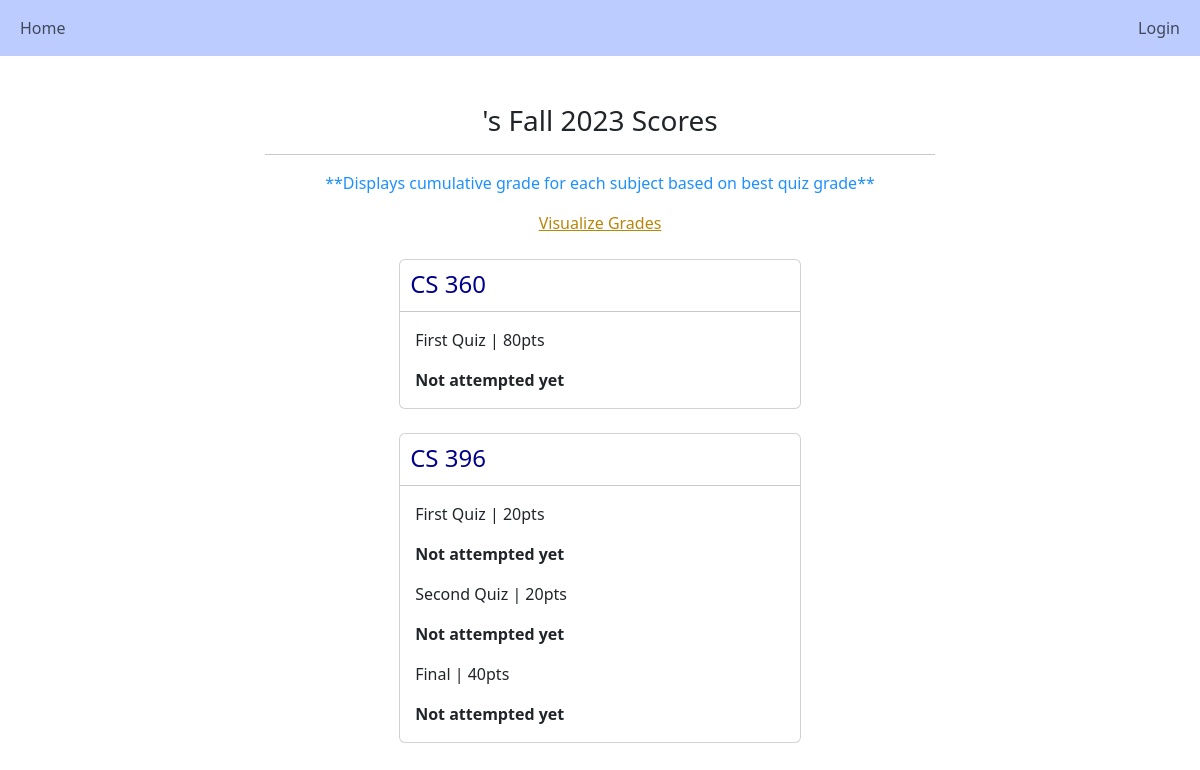
Page /ind_scores/ on the committed database.
### main/models.py (models this page shows, shortened)
class Semester(models.Model):
    name = models.CharField(max_length=255, default="")
    is_current = models.BooleanField(default=True)

class Subject(models.Model):
    title = models.CharField(blank=True, max_length=255)
    teacher = models.ForeignKey(User, null=True, on_delete=models.CASCADE)
    semester = models.ForeignKey(Semester, null=True, on_delete=models.CASCADE)

class Quiz(models.Model):
    subject = models.ForeignKey(Subject, null=True, related_name="quizzes", on_delete=models.CASCADE)
    title = models.CharField(max_length=255)
    weight = models.DecimalField(null=True, max_digits=5, decimal_places=0)
    max_attempts = models.IntegerField(default=3)

### main/views.py (the view, shortened to what this page needs)
# urls.py: path('ind_scores/', views.ind_scores, name="ind_scores"),
def ind_scores(request):
    cursem = Semester.objects.get(is_current=True)
    subjects = Subject.objects.filter(semester=cursem)
    student = request.user
    percentiles = []
    dic = []
    for subject in subjects:
        num = Grade.objects.filter(subject=subject).count() #number of grades in a particular subject
        rank = 0
        grades = Grade.objects.filter(subject=subject).order_by('score')
        for grade in grades:
            rank += 1
    grades = Grade.objects.all()
    for subject in subjects:
        for quiz in subject.quizzes.all():
            highest_score = 0
            count = 0
            for attempt in quiz.attempts.all():
                if attempt.student == student:
                    count += 1
                    if attempt.score > highest_score:
                        highest_score = attempt.score
            dic.append({
                "subject":subject,
                "quiz":quiz,
                "highest_score":highest_score,
                "count":count
            })
    return render(request, 'main/scores/ind_scores.html', {"dic":dic, "subjects":subjects, "student":student, "grades":grades, "cursem":cursem, "percentiles":percentiles})

### main/templates/main/scores/ind_scores.html (shortened to what this page needs)
{% extends 'main/base.html' %}
{% load crispy_forms_tags %}
{% load grade_tags %}
{% block content %}
<br>
<div style="width: 60%; margin:auto">
    <h3 style="text-align:center">{{student.get_short_name}}'s {{cursem.name}} Scores</h3>
    <hr>
    <p style="color:dodgerblue; text-align:center">**Displays cumulative grade for each subject based on best quiz grade**</p>
    <a href="{% url 'grade_chart' %}" style="display:block; text-align:center; color:darkgoldenrod">Visualize Grades</a><br>
    {% for subject in subjects %}
    <div class="card" style="width:60%; margin:auto">
        <div style="display:flex; padding:10px; height:35px">
            <h4 style="margin-right:20px; color:darkblue">{{subject.title}}</h4>
        </div>
        <hr>
        <div style="margin-left:15px">
            {% for item in dic %}
            {% if item.subject == subject and item.quiz in subject.quizzes.all %}
                <p style="font-size:medium">{{item.quiz.title}} | {{item.quiz.weight}}pts</p>
                {% if item.count != 0 %}
                <p style="font-weight:bold">{{item.highest_score}}%</p>
                {% else %}
                <p style="font-weight:bold">Not attempted yet</p>
                {% endif %}
            {% endif %}
        {% endfor %}
        </div>
    </div><br>
    {% endfor %}
</div><br>
{% endblock %}

### rows in the picture
Semester: name "Fall 2023"
Subject: title "CS 360", quiz "First Quiz", quiz.weight "80"
Subject: title "CS 396", quiz "First Quiz", quiz.weight "20", quiz "Second Quiz", quiz "Final", quiz.weight "40"
